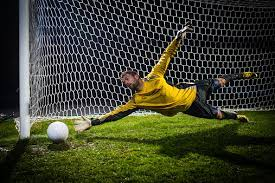
#> input picture football.jpg, 275 x 183 px
$ python enhance.py
#> lines starting #> are read from the running program, lines starting #| are printed output that depends on the picture
import cv2
import numpy as np
from tkinter.filedialog import askopenfilename

path=askopenfilename()
#> the answer given: football.jpg


img = cv2.imread(path)
#> img is the input picture: shape (183, 275, 3); mean B, G, R 46.6, 65.7, 62.9

img_yuv = cv2.cvtColor(img, cv2.COLOR_BGR2YUV)
#> img_yuv: shape (183, 275, 3); mean of channels 0, 1, 2 62.7, 120, 128.1

# equalize the histogram of the Y channel
img_yuv[:,:,0] = cv2.equalizeHist(img_yuv[:,:,0])
#> img_yuv: shape (183, 275, 3); mean of channels 0, 1, 2 124.2, 120, 128.1

# convert the YUV image back to RGB format
img_output = cv2.cvtColor(img_yuv, cv2.COLOR_YUV2BGR)
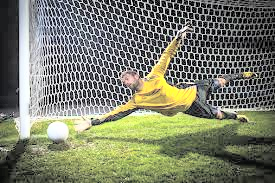
#> img_output: shape (183, 275, 3); mean B, G, R 107.9, 127.2, 124

cv2.imshow('Color input image', img)
cv2.imshow('Histogram equalized', img_output)

cv2.waitKey(0)
